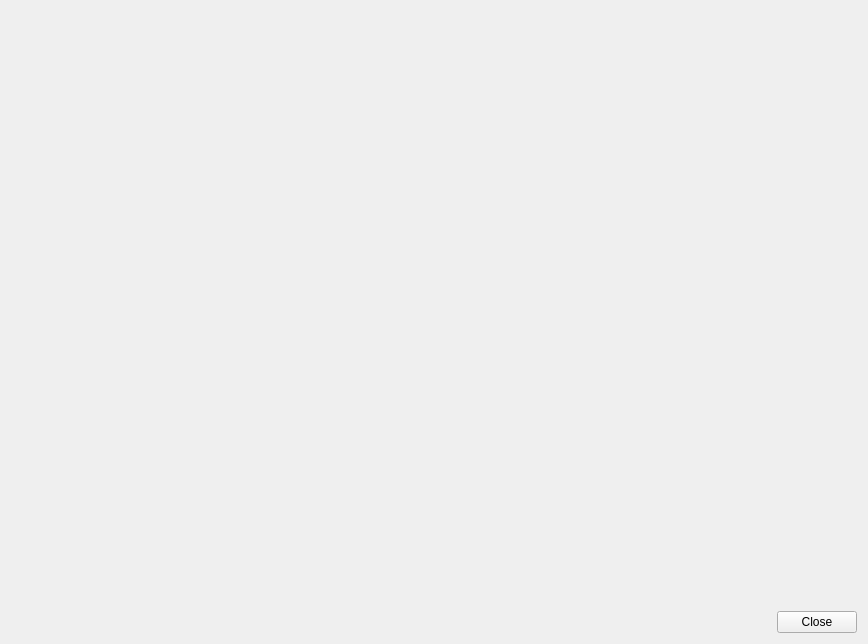
<?xml version="1.0" encoding="UTF-8"?>
<ui version="4.0">
 <class>MusicSearch</class>
 <widget class="QDialog" name="MusicSearch">
  <property name="windowModality">
   <enum>Qt::WindowModality::WindowModal</enum>
  </property>
  <property name="geometry">
   <rect>
    <x>0</x>
    <y>0</y>
    <width>868</width>
    <height>644</height>
   </rect>
  </property>
  <property name="windowTitle">
   <string>Search Result</string>
  </property>
  <property name="windowIcon">
   <iconset resource="../../../data/MediaElch.qrc">
    <normaloff>:/img/MediaElch.png</normaloff>:/img/MediaElch.png</iconset>
  </property>
  <property name="modal">
   <bool>true</bool>
  </property>
  <layout class="QVBoxLayout" name="verticalLayout" stretch="1,0">
   <item>
    <widget class="MusicSearchWidget" name="musicSearchWidget" native="true"/>
   </item>
   <item>
    <layout class="QHBoxLayout" name="horizontalLayout">
     <item>
      <spacer name="horizontalSpacer">
       <property name="orientation">
        <enum>Qt::Horizontal</enum>
       </property>
       <property name="sizeHint" stdset="0">
        <size>
         <width>40</width>
         <height>20</height>
        </size>
       </property>
      </spacer>
     </item>
     <item>
      <widget class="QPushButton" name="buttonClose">
       <property name="text">
        <string>Close</string>
       </property>
       <property name="autoDefault">
        <bool>false</bool>
       </property>
      </widget>
     </item>
    </layout>
   </item>
  </layout>
 </widget>
 <customwidgets>
  <customwidget>
   <class>MusicSearchWidget</class>
   <extends>QWidget</extends>
   <header>ui/music/MusicSearchWidget.h</header>
   <container>1</container>
  </customwidget>
 </customwidgets>
 <resources>
  <include location="../../../data/MediaElch.qrc"/>
 </resources>
 <connections/>
</ui>
